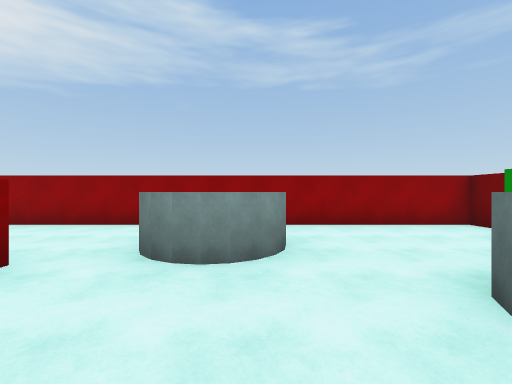
View 1 (above)

15 first-person views from a walk through a scene from a Unity 3-D project. The camera is 1.5 m above the floor, looks level and sees 90° across. The floor is counted in squares, 2 m on a side. Each view is taken from the middle of a square. On the plan, view 1 faces up. The plan holds only what a view shows up to about 9 squares ahead; the rest is blank. The player character is not drawn. Some animated figures are not drawn.

View 2
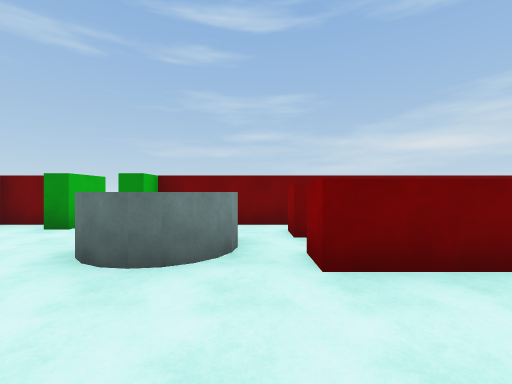

View 3
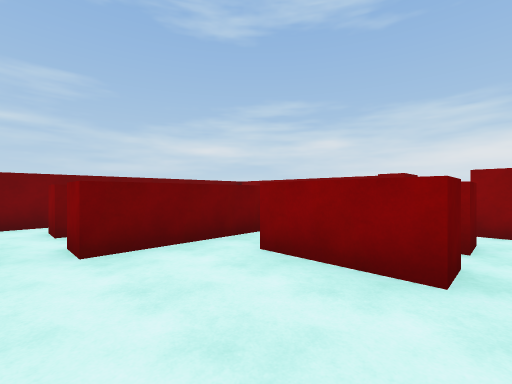

View 4
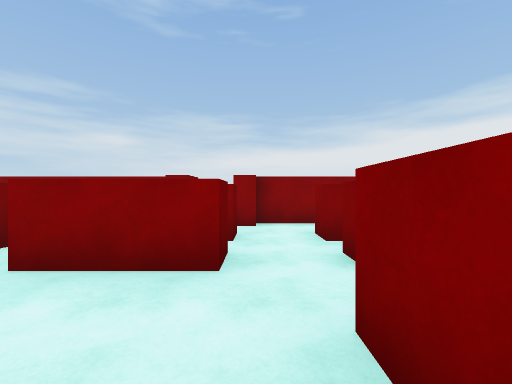

View 5
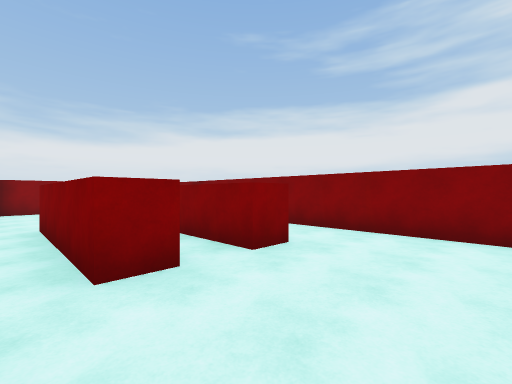

View 6
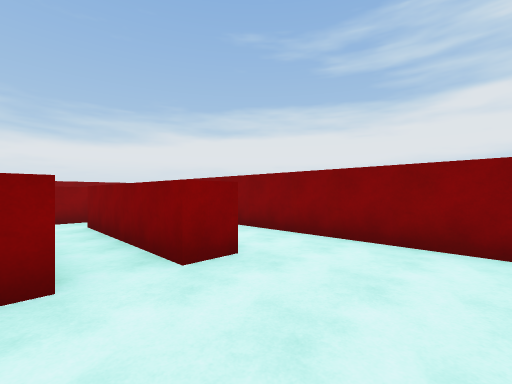

View 7
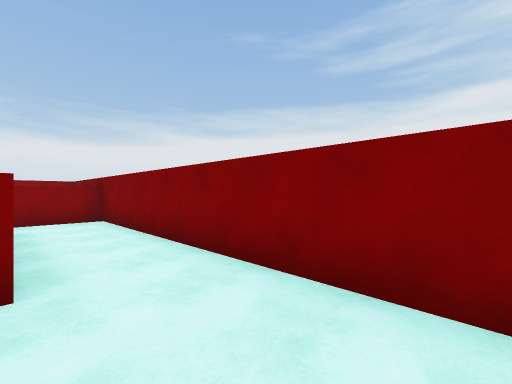

View 8
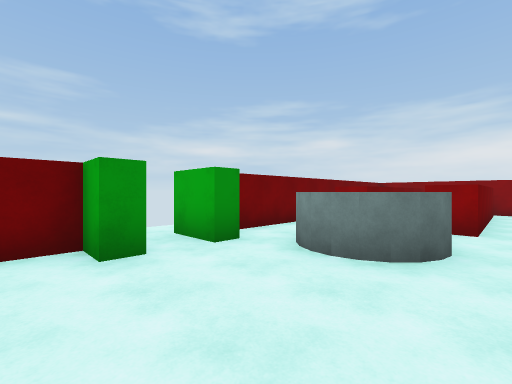

View 9
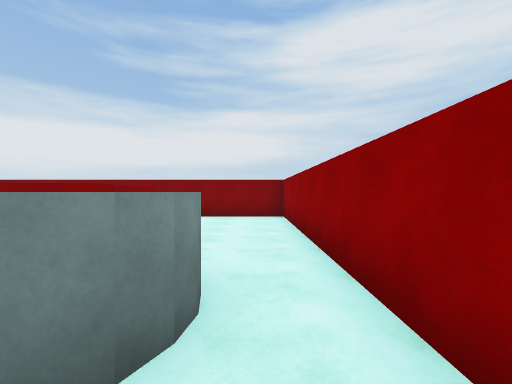

View 10
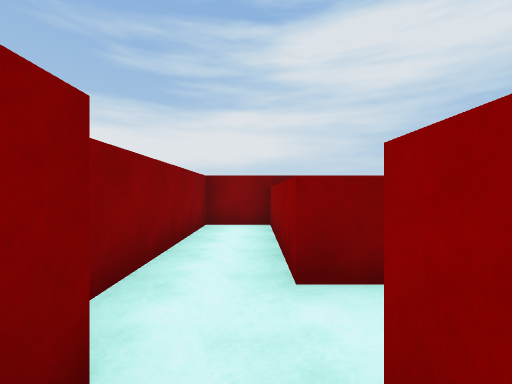

View 11
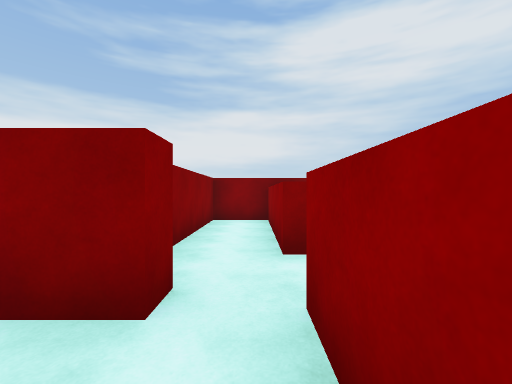

View 12
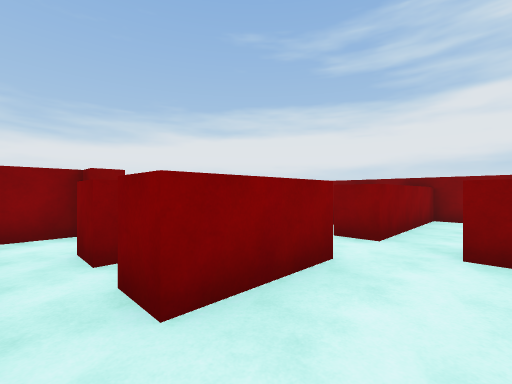

View 13
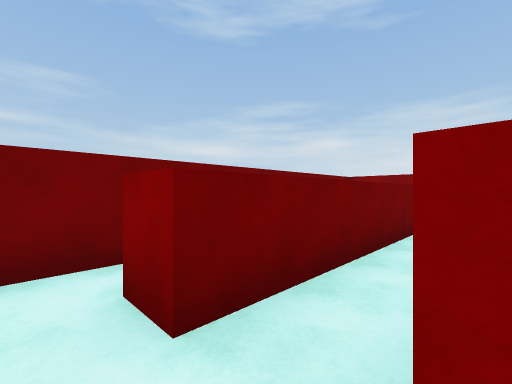

View 14
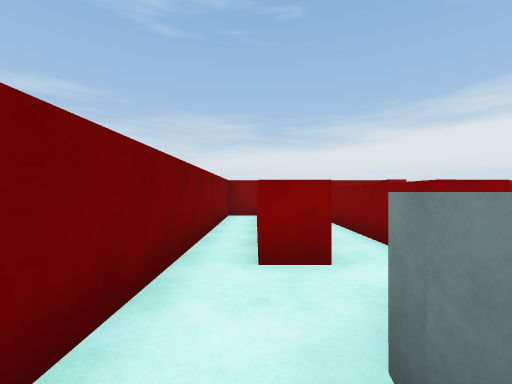

View 15
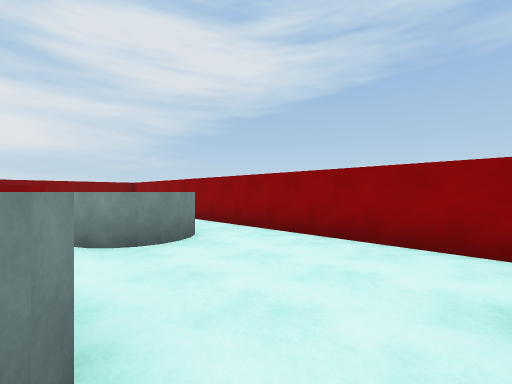

### Floor plan
Key: @ floor where view 1 was taken; # wall or solid block; . floor; ^ raised ledge.
Columns run from 7 left of view 1 to 6 right of it. Each row starts with its distance up from view 1.
  6 #############
  5 #...........#
  4 #.....^^...##
  3 #.....^^...##.
  2 #.#.#....^^.#.
  1 #.#.#....^^.#
  0 #.#.#..@....#
 -1 #.#.#....#.##
 -2 #........#.##
 -3 #####.##.#.##
 -4 #####.##.#.##
 -5 #........#.##
 -6 ######.### ##

Positions as (right, up) in squares from view 1, and headings:
1: (0, 0), facing up
2: (-1, 0), facing right
3: (-2, 0), facing down-right
4: (-2, 0), facing down
5: (-2, 5), facing down-left
6: (-3, 5), facing down-left
7: (-5, 5), facing down-left
8: (1, 5), facing down-right
9: (1, 5), facing left
10: (-1, -5), facing left
11: (0, -5), facing left
12: (1, -1), facing down-left
13: (2, 0), facing down-right
14: (4, 2), facing down
15: (4, 2), facing up-left
